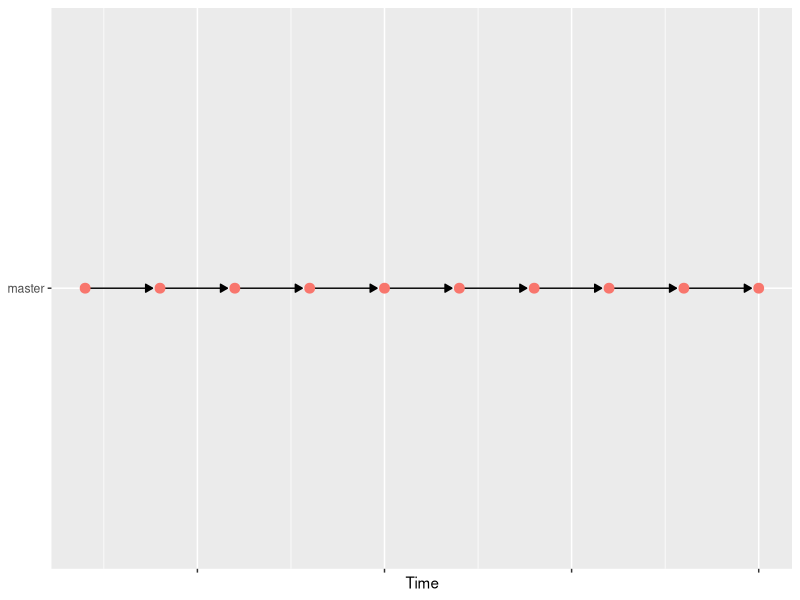
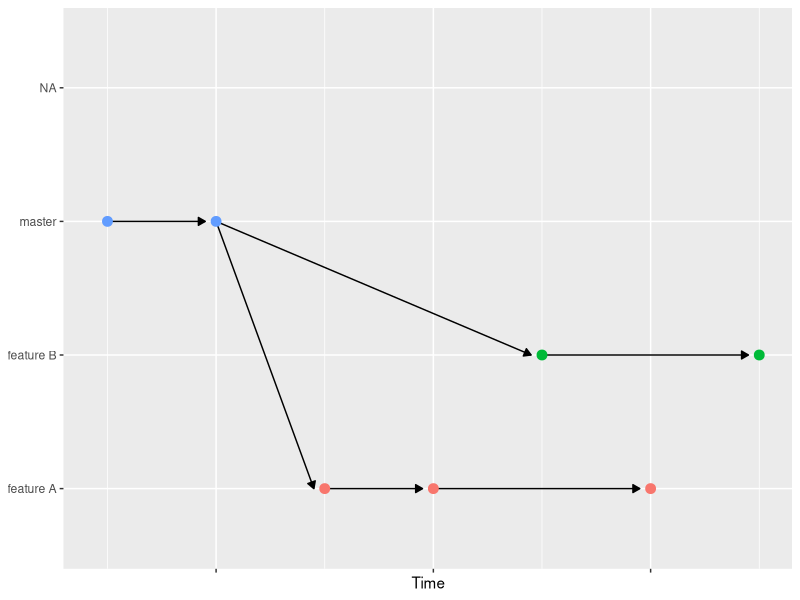
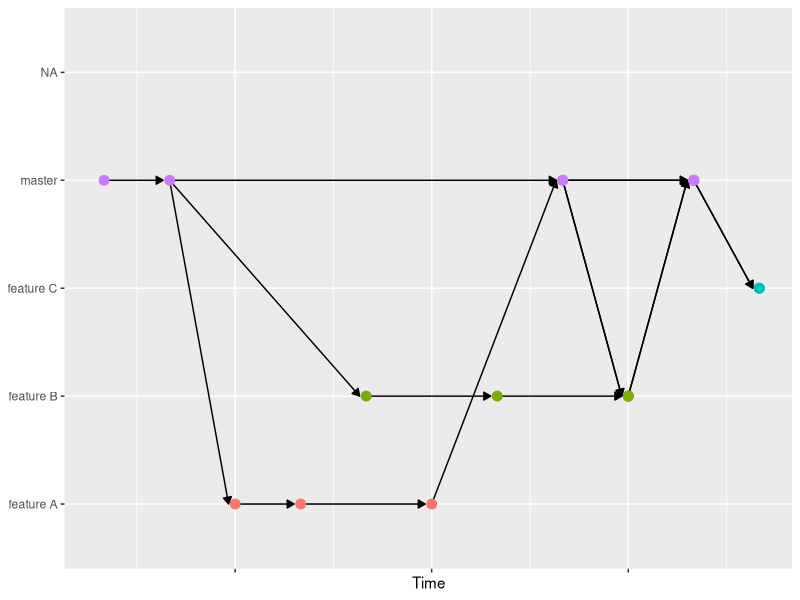
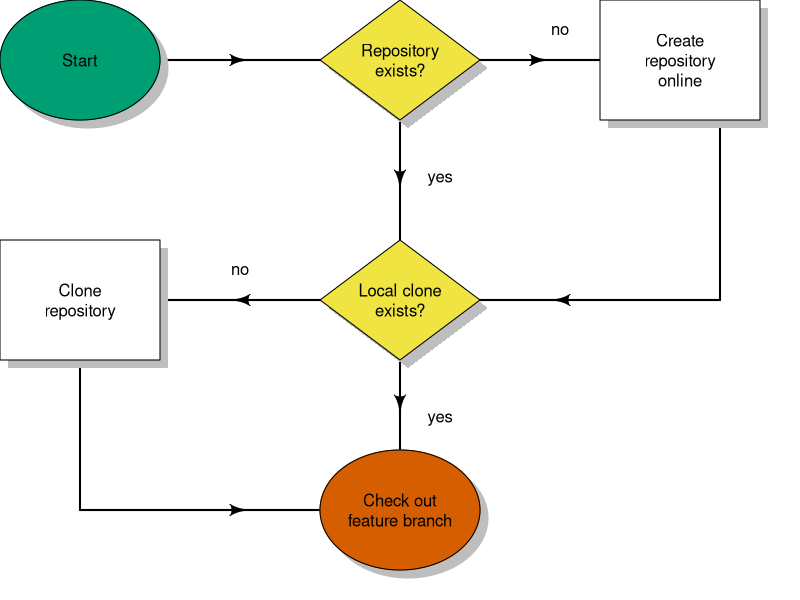
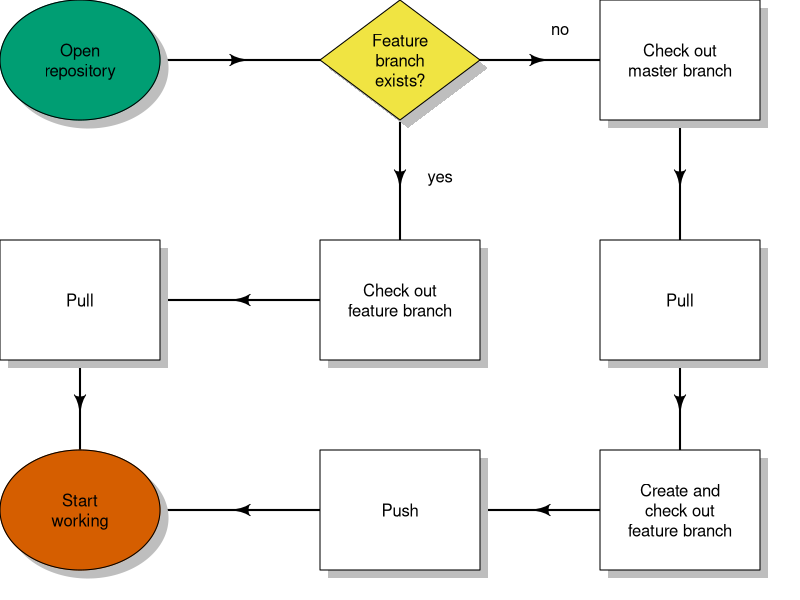
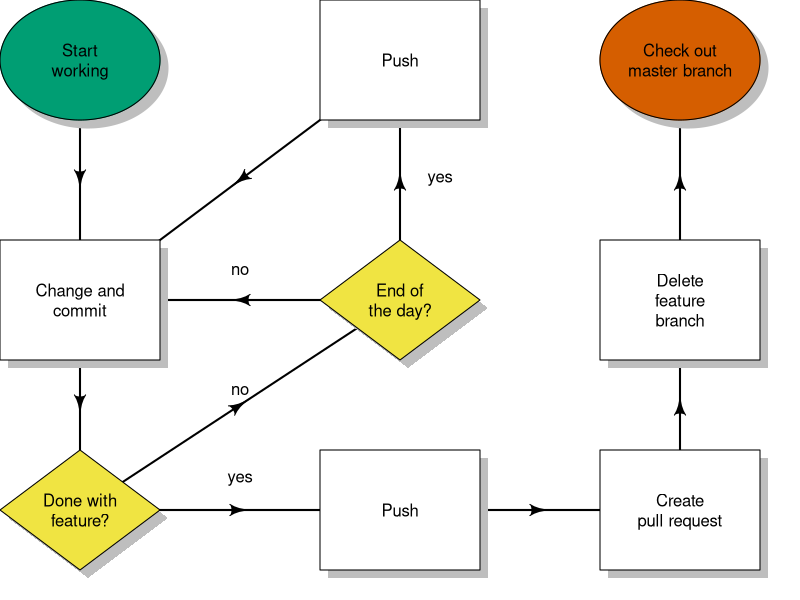

Recreate these plots in R, in order. (Note: this script raises an error after producing the figures.)
## ---- chunk 1
#| label: fig-basic
#| fig.cap: "An example of the history of a basic workflow"
#| fig.height: 1.5
library(tidyverse)
data.frame(x = 1:10, y = "master") %>%
  mutate(
    xend = lead(.data$x) - 0.1, yend = .data$y
  ) %>%
  ggplot(aes(x = x, y = y, xend = xend, yend = yend)) +
  geom_segment(
    arrow = arrow(length = unit(2, "mm"), type = "closed")
  ) +
  geom_point(aes(colour = y), size = 3, show.legend = FALSE) +
  theme(
    axis.text.x = element_blank(),
    axis.title.y = element_blank()
  ) +
  xlab("Time")
## ---- chunk 2
#| label: fig-branching
#| fig.cap: "An example of a history with a few feature branches"
#| fig.height: 3
dataset <- tribble(
  ~commit, ~parent, ~branch,
  1, NA, "master",
  2, 1, "master",
  3, 2, "feature A",
  4, 3, "feature A",
  5, 2, "feature B",
  6, 4, "feature A",
  7, 5, "feature B"
)
dataset %>%
  select(parent = "commit", parent_branch = "branch") %>%
  right_join(dataset, by = "parent") %>%
  ggplot(aes(x = commit, y = branch)) +
  geom_segment(
    aes(x = commit - 0.1, xend = parent, yend = parent_branch),
    arrow = arrow(length = unit(2, "mm"), type = "closed", ends = "first")
  ) +
  geom_point(aes(colour = branch), size = 3, show.legend = FALSE) +
  theme(
    axis.text.x = element_blank(),
    axis.title.y = element_blank()
  ) +
  xlab("Time")
## ---- chunk 3
#| label: fig-pull-request
#| fig.cap: "An example of a history after two pull requests"
#| fig.height: 3
dataset <- tribble(
  ~commit, ~parent, ~branch,
  1, NA, "master",
  2, 1, "master",
  3, 2, "feature A",
  4, 3, "feature A",
  5, 2, "feature B",
  6, 4, "feature A",
  7, 5, "feature B",
  8, 2, "master",
  8, 6, "master",
  9, 8, "feature B",
  9, 7, "feature B",
  10, 8, "master",
  10, 9, "master",
  11, 10, "feature C"
)
dataset %>%
  select(parent = commit, parent_branch = branch) %>%
  right_join(dataset, by = "parent") %>%
  ggplot(aes(x = commit, y = branch)) +
  geom_segment(
    aes(x = commit - 0.1, xend = parent, yend = parent_branch),
    arrow = arrow(length = unit(2, "mm"), type = "closed", ends = "first")
  ) +
  geom_point(aes(colour = branch), size = 3, show.legend = FALSE) +
  theme(
    axis.text.x = element_blank(),
    axis.title.y = element_blank()
  ) +
  xlab("Time")
## ---- chunk 4
#| label: colours
start <- rgb(0, 0.62, 0.451)
end <- rgb(0.835, 0.369, 0)
question <- rgb(0.941, 0.894, 0.259)
## ---- chunk 5
#| label: fig-prepare-repo
#| fig.cap: "Flowchart for preparing a repository."
library(diagram)
par(mar = rep(0, 4))
openplotmat()

straightarrow(c(0.1, 0.9), c(0.5, 0.9))
straightarrow(c(0.5, 0.9), c(0.85, 0.9))
straightarrow(c(0.5, 0.9), c(0.5, 0.5))
straightarrow(c(0.5, 0.5), c(0.1, 0.5))
straightarrow(c(0.5, 0.5), c(0.5, 0.15))

bentarrow(c(0.9, 0.85), c(0.5, 0.5), path = "V")
bentarrow(c(0.1, 0.5), c(0.5, 0.15), path = "V")

text(0.70, 0.95, "no")
text(0.55, 0.7, "yes")
text(0.30, 0.55, "no")
text(0.55, 0.3, "yes")

textellipse(c(0.1, 0.9), radx = 0.1, lab = "Start", box.col = start)
textdiamond(
  c(0.5, 0.9), radx = 0.1, rady = 0.1,  lab = "Repository\nexists?",
  box.col = question
)
textrect(c(0.85, 0.9), radx = 0.1, lab = "Create\nrepository\nonline")
textdiamond(
  c(0.5, 0.5), radx = 0.1, rady = 0.1, lab = "Local clone\nexists?",
  box.col = question
)
textrect(c(0.1, 0.5), radx = 0.1, lab = "Clone\nrepository")
textellipse(
  c(0.5, 0.15), radx = 0.1, lab = "Check out\nfeature branch",
  box.col = end
)
## ---- chunk 6
#| label: fig-create-branch
#| fig.cap: "Flowchart for changing to a feature branch."
par(mar = rep(0, 4))
openplotmat()

straightarrow(c(0.1, 0.9), c(0.5, 0.9))
straightarrow(c(0.5, 0.9), c(0.85, 0.9))
straightarrow(c(0.5, 0.9), c(0.5, 0.5))
straightarrow(c(0.5, 0.5), c(0.1, 0.5))
straightarrow(c(0.85, 0.9), c(0.85, 0.5))
straightarrow(c(0.1, 0.5), c(0.1, 0.15))
straightarrow(c(0.85, 0.5), c(0.85, 0.15))
straightarrow(c(0.85, 0.15), c(0.5, 0.15))
straightarrow(c(0.5, 0.15), c(0.1, 0.15))

text(0.70, 0.95, "no")
text(0.55, 0.7, "yes")

textellipse(c(0.1, 0.9), radx = 0.1, lab = "Open\nrepository", box.col = start)
textdiamond(
  c(0.5, 0.9), radx = 0.1, rady = 0.1, lab = "Feature\nbranch\nexists?",
  box.col = question
)
textrect(c(0.85, 0.9), radx = 0.1, lab = "Check out\nmaster branch")
textrect(c(0.5, 0.5), radx = 0.1, lab = "Check out\nfeature branch")
textrect(c(0.1, 0.5), radx = 0.1, lab = "Pull")
textrect(c(0.85, 0.5), radx = 0.1, lab = "Pull")
textrect(
  c(0.85, 0.15), radx = 0.1, lab = "Create and\ncheck out\nfeature branch"
)
textrect(c(0.5, 0.15), radx = 0.1, lab = "Push")
textellipse(c(0.1, 0.15), radx = 0.1, lab = "Start\nworking", box.col = end)
## ---- chunk 7
#| label: fig-commit
#| fig.cap: "Flowchart for applying changes in a feature branch."
par(mar = rep(0, 4))
openplotmat()

straightarrow(c(0.1, 0.9), c(0.1, 0.5))
straightarrow(c(0.1, 0.5), c(0.1, 0.15))
straightarrow(c(0.1, 0.15), c(0.5, 0.5))
straightarrow(c(0.5, 0.5), c(0.1, 0.5))
straightarrow(c(0.5, 0.5), c(0.5, 0.9))
straightarrow(c(0.5, 0.9), c(0.1, 0.5))
straightarrow(c(0.1, 0.15), c(0.5, 0.15))
straightarrow(c(0.5, 0.15), c(0.85, 0.15))
straightarrow(c(0.85, 0.15), c(0.85, 0.5))
straightarrow(c(0.85, 0.5), c(0.85, 0.9))

text(0.3, 0.2, "yes")
text(0.3, 0.35, "no")
text(0.3, 0.55, "no")
text(0.55, 0.7, "yes")

textellipse(c(0.1, 0.9), radx = 0.1, lab = "Start\nworking", box.col = start)
textrect(c(0.1, 0.5), radx = 0.1, lab = "Change and\ncommit")
textdiamond(
  c(0.1, 0.15), radx = 0.1, rady = 0.1, lab = "Done with\nfeature?",
  box.col = question
)
textdiamond(
  c(0.5, 0.5), radx = 0.1, rady = 0.1, lab = "End of\nthe day?",
  box.col = question
)
textrect(c(0.5, 0.9), radx = 0.1, lab = "Push")
textrect(c(0.5, 0.15), radx = 0.1, lab = "Push")
textrect(c(0.85, 0.15), radx = 0.1, lab = "Create\npull request")
textrect(c(0.85, 0.5), radx = 0.1, lab = "Delete\nfeature\nbranch")
textellipse(
  c(0.85, 0.9), radx = 0.1,  lab = "Check out\nmaster branch", box.col = end
)
## ---- chunk 8
#| label: session-info
sessioninfo::session_info()
